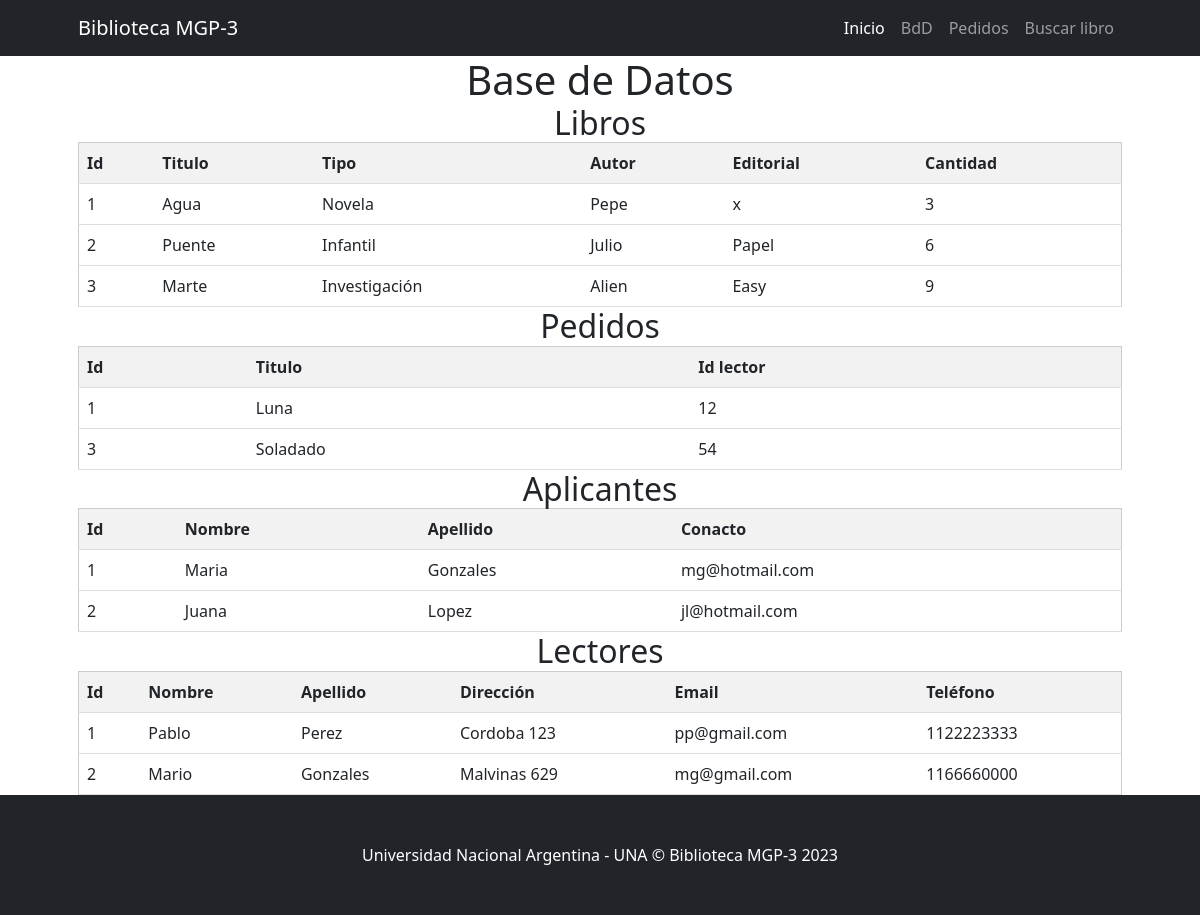
Page /db/ on the committed database.
### appBiblioteca/models.py (models this page shows, shortened)
class Libro(models.Model):
    titulo = models.CharField(max_length=50)
    tipo = models.CharField(max_length=50)
    autor = models.CharField(max_length=50)
    editorial = models.CharField(max_length=50)
    cantidad = models.IntegerField()

class Pedido(models.Model):
    titulo = models.CharField(max_length=50)
    id_lector = models.IntegerField()

class Bibliotecario(models.Model):
    nombre = models.CharField(max_length=50)
    apellido = models.CharField(max_length=50)
    contacto = models.CharField(max_length=50)

class Lector(models.Model):
    nombre = models.CharField(max_length=50)
    apellido = models.CharField(max_length=50)
    direccion = models.CharField(max_length=50)
    email = models.EmailField()
    telefono = models.IntegerField()

### appBiblioteca/views.py (the view)
# urls.py: path('db/',db, name='db' ),
def db(request):
    contexto = {'lector': Lector.objects.all(),'pedido':Pedido.objects.all(),'bibliotecario': Bibliotecario.objects.all(),'libros': Libro.objects.all()}
    return render(request, 'appBiblioteca/db.html',contexto)

### appBiblioteca/templates/appBiblioteca/db.html (shortened to what this page needs)
{% extends 'appBiblioteca/base.html' %}
{% load static %}
{%block cuerpo%}
<h1 class="m-0 text-center"> Base de Datos </h1>
<div class="container px-4 px-lg-5">
    <h2 class="m-0 text-center"> Libros </h2>
    <table>
        <thead>
                <tr>
                        <th>Id</th>
                        <th>Titulo</th>
                        <th>Tipo</th>
                        <th>Autor</th>
                        <th>Editorial</th>
                        <th>Cantidad</th>
                </tr>
        </thead>
        <tbody>
        {% for li in libros %}
                <tr>
                        <td>{{li.id}}</td>
                        <td>{{li.titulo}}</td>
                        <td>{{li.tipo}}</td>
                        <td>{{li.autor}}</td>
                        <td>{{li.editorial}}</td>
                        <td>{{li.cantidad}}</td>
                </tr>
        {% endfor %}
        </tbody>
    </table>
</div>
<div class="container px-4 px-lg-5">
    <h2 class="m-0 text-center"> Pedidos </h2>
    <table>
        <thead>
                <tr>
                        <th>Id</th>
                        <th>Titulo</th>
                        <th>Id lector</th>
                </tr>
        </thead>
        <tbody>
        {% for p in pedido %}
                <tr>
                        <td>{{p.id}}</td>
                        <td>{{p.titulo}}</td>
                        <td>{{p.id_lector}}</td>
                </tr>
        {% endfor %}
        </tbody>
    </table>
</div>
<div class="container px-4 px-lg-5">
    <h2 class="m-0 text-center"> Aplicantes </h2>
    <table>
        <thead>
                <tr>
                        <th>Id</th>
                        <th>Nombre</th>
                        <th>Apellido</th>
                        <th>Conacto</th>
                </tr>
        </thead>
        <tbody>
        {% for b in bibliotecario %}
                <tr>
                        <td>{{b.id}}</td>
                        <td>{{b.nombre}}</td>
                        <td>{{b.apellido}}</td>
                        <td>{{b.contacto}}</td>
                </tr>
        {% endfor %}
        </tbody>
    </table>
</div>
<div class="container px-4 px-lg-5">
    <h2 class="m-0 text-center"> Lectores </h2>
    <table>
        <thead>
                <tr>
                        <th>Id</th>
                        <th>Nombre</th>
                        <th>Apellido</th>
                        <th>Dirección</th>
                        <th>Email</th>
                        <th>Teléfono</th>
                </tr>
        </thead>
        <tbody>
        {% for l in lector %}
                <tr>
                        <td>{{l.id}}</td>
                        <td>{{l.nombre}}</td>
                        <td>{{l.apellido}}</td>
                        <td>{{l.direccion}}</td>
                        <td>{{l.email}}</td>
                        <td>{{l.telefono}}</td>
                </tr>
        {% endfor %}
        </tbody>
    </table>
</div>
{%endblock cuerpo%}

### appBiblioteca/templates/appBiblioteca/base.html (shortened to what this page needs)
<!DOCTYPE html>
<html lang="en">
    <head>
        {%load static%}
        <link href="{% static 'appBiblioteca/css/styles.css' %}" rel="stylesheet" />
    </head>
    <body>
        {%block navegacion%}
        <nav class="navbar navbar-expand-lg navbar-dark bg-dark">
            <div class="container px-5">
                <a class="navbar-brand" href="{% url 'home' %}">Biblioteca MGP-3</a>
                <div class="collapse navbar-collapse" id="navbarSupportedContent">
                    <ul class="navbar-nav ms-auto mb-2 mb-lg-0">
                        <li class="nav-item"><a class="nav-link active" aria-current="page" href="{% url 'home' %}">Inicio</a></li>
                        <li class="nav-item"><a class="nav-link" href="{% url 'db' %}">BdD</a></li>
                        <li class="nav-item"><a class="nav-link" href="{% url 'pedidoForm' %}">Pedidos</a></li>
                        <li class="nav-item"><a class="nav-link" href="{% url 'buscarLibro' %}">Buscar libro</a></li>
                    </ul>
                </div>
            </div>
        </nav>
        {%endblock navegacion%}
        {%block cuerpo%}{% endblock cuerpo%}
        {%block footer%}
        <footer class="py-5 bg-dark">
            <div class="container px-4 px-lg-5"><p class="m-0 text-center text-white">Universidad Nacional Argentina - UNA &copy; Biblioteca MGP-3 2023</p></div>
        </footer>
        {%endblock footer%}
    </body>
</html>

### appBiblioteca/templates/appBiblioteca/db.html (style rules this page uses)
table { border-collapse: collapse; width: 100%; border: 1px solid #ccc; }
th, td { padding: 8px; text-align: left; border-bottom: 1px solid #ddd; }
th { background-color: #f2f2f2; }

### rows in the picture
Libro: id "1", titulo "Agua", tipo "Novela", autor "Pepe", editorial "x", cantidad "3"
Libro: id "2", titulo "Puente", tipo "Infantil", autor "Julio", editorial "Papel", cantidad "6"
Libro: id "3", titulo "Marte", tipo "Investigación", autor "Alien", editorial "Easy", cantidad "9"
Pedido: id "1", titulo "Luna", id_lector "12"
Pedido: id "3", titulo "Soladado", id_lector "54"
Bibliotecario: id "1", nombre "Maria", apellido "Gonzales", contacto "mg@hotmail.com"
Bibliotecario: id "2", nombre "Juana", apellido "Lopez", contacto "jl@hotmail.com"
Lector: id "1", nombre "Pablo", apellido "Perez", direccion "Cordoba 123", email "pp@gmail.com", telefono "1122223333"
Lector: id "2", nombre "Mario", apellido "Gonzales", direccion "Malvinas 629", email "mg@gmail.com", telefono "1166660000"
